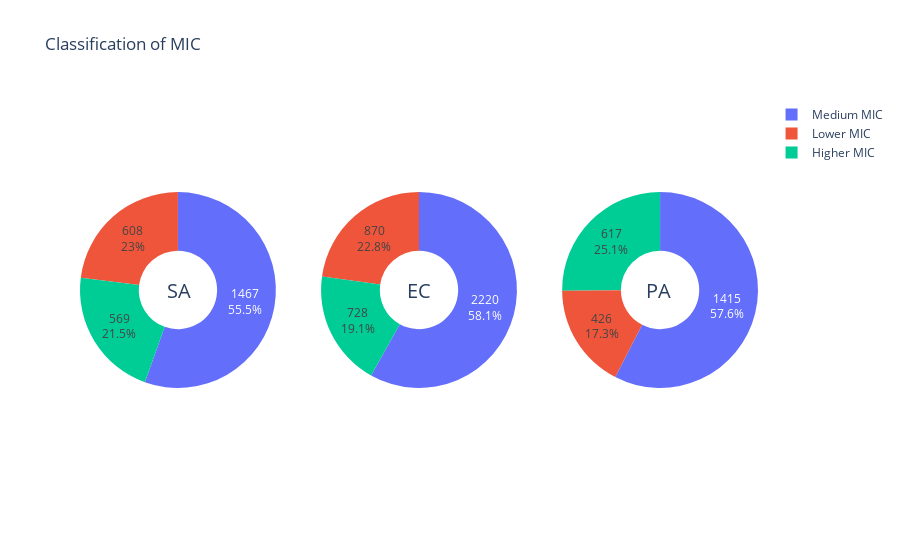

The cell this chart's notebook holds for it:
### Code cell
_labels = ['Higher MIC', 'Medium MIC', 'Lower MIC']
_SA_counts = [len(SA_feature_genome[SA_feature_genome['Con_label'] == 'Higher MIC']),
              len(SA_feature_genome[SA_feature_genome['Con_label'] == 'Medium MIC']),
              len(SA_feature_genome[SA_feature_genome['Con_label'] == 'Lower MIC'])]
_EC_counts = [len(EC_feature_genome[EC_feature_genome['Con_label'] == 'Higher MIC']),
              len(EC_feature_genome[EC_feature_genome['Con_label'] == 'Medium MIC']),
              len(EC_feature_genome[EC_feature_genome['Con_label'] == 'Lower MIC'])]
_PA_counts = [len(PA_feature_genome[PA_feature_genome['Con_label'] == 'Higher MIC']),
              len(PA_feature_genome[PA_feature_genome['Con_label'] == 'Medium MIC']),
              len(PA_feature_genome[PA_feature_genome['Con_label'] == 'Lower MIC'])]

# Create subplots: use 'domain' type for Pie subplot
fig = make_subplots(rows=1, cols=3, specs=[[{'type': 'domain'}, {'type': 'domain'}, {'type': 'domain'}]])

fig.add_trace(go.Pie(labels=_labels, values=_SA_counts, name="Staphylococcus aureus ATCC 25923", textinfo='value+percent'),
              1, 1)
fig.add_trace(go.Pie(labels=_labels, values=_EC_counts, name="Escherichia coli ATCC 25922", textinfo='value+percent'),
              1, 2)
fig.add_trace(go.Pie(labels=_labels, values=_PA_counts, name="Pseudomonas aeruginosa ATCC 27853", textinfo='value+percent'),
              1, 3)

# Use `hole` to create a donut-like pie chart
fig.update_traces(hole=.4, hoverinfo="label+percent+name")

fig.update_layout(
    title_text="Classification of MIC",
    # Add annotations in the center of the donut pies.
    annotations=[dict(text='SA', x=0.125, y=0.5, font_size=20, showarrow=False),
                 dict(text='EC', x=0.500, y=0.5, font_size=20, showarrow=False),
                 dict(text='PA', x=0.875, y=0.5, font_size=20, showarrow=False)],
    legend={'traceorder': 'normal'})

fig.show()

### Figure 1 — Plotly figure (JSON) as saved in the notebook; plotly's stock layout.template omitted (floating-point values rounded to 4 significant figures)
{"data": [{"domain": {"x": [0, 0.2889], "y": [0, 1]}, "hole": 0.4, "hoverinfo": "label+percent+name", "labels": ["Higher MIC", "Medium MIC", "Lower MIC"], "name": "Staphylococcus aureus ATCC 25923", "textinfo": "value+percent", "type": "pie", "values": [569, 1467, 608]}, {"domain": {"x": [0.3556, 0.6444], "y": [0, 1]}, "hole": 0.4, "hoverinfo": "label+percent+name", "labels": ["Higher MIC", "Medium MIC", "Lower MIC"], "name": "Escherichia coli ATCC 25922", "textinfo": "value+percent", "type": "pie", "values": [728, 2220, 870]}, {"domain": {"x": [0.7111, 1], "y": [0, 1]}, "hole": 0.4, "hoverinfo": "label+percent+name", "labels": ["Higher MIC", "Medium MIC", "Lower MIC"], "name": "Pseudomonas aeruginosa ATCC 27853", "textinfo": "value+percent", "type": "pie", "values": [617, 1415, 426]}], "layout": {"annotations": [{"font": {"size": 20}, "showarrow": false, "text": "SA", "x": 0.125, "y": 0.5}, {"font": {"size": 20}, "showarrow": false, "text": "EC", "x": 0.5, "y": 0.5}, {"font": {"size": 20}, "showarrow": false, "text": "PA", "x": 0.875, "y": 0.5}], "legend": {"traceorder": "normal"}, "title": {"text": "Classification of MIC"}}}
